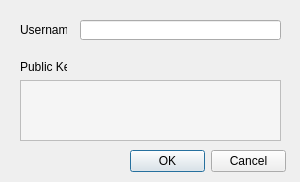
<?xml version="1.0" encoding="UTF-8"?>
<ui version="4.0">
 <class>NewUserDialog</class>
 <widget class="QDialog" name="NewUserDialog">
  <property name="windowModality">
   <enum>Qt::ApplicationModal</enum>
  </property>
  <property name="geometry">
   <rect>
    <x>0</x>
    <y>0</y>
    <width>300</width>
    <height>182</height>
   </rect>
  </property>
  <property name="windowTitle">
   <string>New User</string>
  </property>
  <property name="modal">
   <bool>true</bool>
  </property>
  <widget class="QLabel" name="label">
   <property name="geometry">
    <rect>
     <x>20</x>
     <y>20</y>
     <width>47</width>
     <height>20</height>
    </rect>
   </property>
   <property name="text">
    <string>Username</string>
   </property>
  </widget>
  <widget class="QLineEdit" name="txtUsername">
   <property name="geometry">
    <rect>
     <x>80</x>
     <y>20</y>
     <width>201</width>
     <height>20</height>
    </rect>
   </property>
  </widget>
  <widget class="QLabel" name="label_2">
   <property name="geometry">
    <rect>
     <x>20</x>
     <y>60</y>
     <width>47</width>
     <height>13</height>
    </rect>
   </property>
   <property name="text">
    <string>Public Key</string>
   </property>
  </widget>
  <widget class="QDialogButtonBox" name="buttons">
   <property name="enabled">
    <bool>true</bool>
   </property>
   <property name="geometry">
    <rect>
     <x>130</x>
     <y>150</y>
     <width>156</width>
     <height>23</height>
    </rect>
   </property>
   <property name="standardButtons">
    <set>QDialogButtonBox::Cancel|QDialogButtonBox::Ok</set>
   </property>
  </widget>
  <widget class="QPlainTextEdit" name="txtPublicKey">
   <property name="geometry">
    <rect>
     <x>20</x>
     <y>80</y>
     <width>261</width>
     <height>61</height>
    </rect>
   </property>
   <property name="focusPolicy">
    <enum>Qt::ClickFocus</enum>
   </property>
   <property name="styleSheet">
    <string notr="true">background-color: rgb(245, 245, 245);
color: rgb(64, 64, 64);
selection-background-color: rgb(102, 138, 255);</string>
   </property>
   <property name="horizontalScrollBarPolicy">
    <enum>Qt::ScrollBarAlwaysOff</enum>
   </property>
   <property name="readOnly">
    <bool>true</bool>
   </property>
   <property name="textInteractionFlags">
    <set>Qt::TextSelectableByKeyboard|Qt::TextSelectableByMouse</set>
   </property>
  </widget>
 </widget>
 <resources/>
 <connections/>
</ui>
